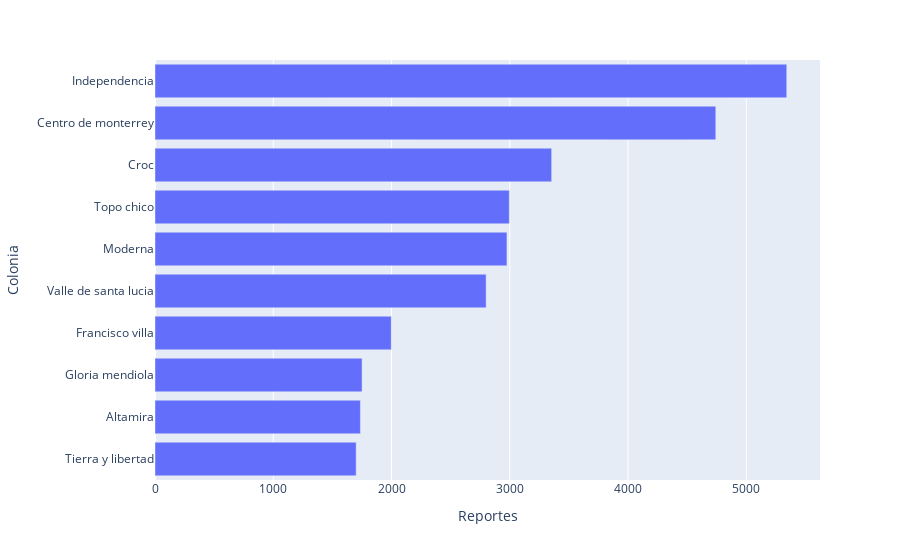

The code cell stored with this chart in its notebook:
### Markdown cell above
##### 4.8 Top 10 neighborhoods by number of reports

### Code cell
# Create dataframe from value counts on "colonia".
violencia_colonia = pd.DataFrame(violencia["colonia"].value_counts())
violencia_colonia = violencia_colonia[0:10]
violencia_colonia = violencia_colonia.reset_index()
violencia_colonia.columns = ['Colonia', 'Reportes']

# Graph
violencia_colonia = px.bar(violencia_colonia, x='Reportes', y='Colonia', orientation = "h")
violencia_colonia.update_layout(yaxis={'categoryorder':'total ascending'})
violencia_colonia.show()

### Figure 1 — Plotly figure (JSON) as saved in the notebook; plotly's stock layout.template omitted (floating-point values rounded to 4 significant figures)
{"data": [{"alignmentgroup": "True", "hovertemplate": "Reportes=%{x}<br>Colonia=%{y}<extra></extra>", "legendgroup": "", "marker": {"color": "#636efa", "pattern": {"shape": ""}}, "name": "", "offsetgroup": "", "orientation": "h", "showlegend": false, "textposition": "auto", "type": "bar", "x": [5342, 4742, 3354, 2996, 2976, 2800, 1998, 1751, 1737, 1701], "xaxis": "x", "y": ["Independencia", "Centro de monterrey", "Croc", "Topo chico", "Moderna", "Valle de santa lucia", "Francisco villa", "Gloria mendiola", "Altamira", "Tierra y libertad"], "yaxis": "y"}], "layout": {"autosize": true, "barmode": "relative", "legend": {"tracegroupgap": 0}, "margin": {"t": 60}, "xaxis": {"anchor": "y", "autorange": true, "domain": [0, 1], "range": [0, 5623.0], "title": {"text": "Reportes"}, "type": "linear"}, "yaxis": {"anchor": "x", "autorange": true, "categoryorder": "total ascending", "domain": [0, 1], "range": [-0.5, 9.5], "title": {"text": "Colonia"}, "type": "category"}}}
